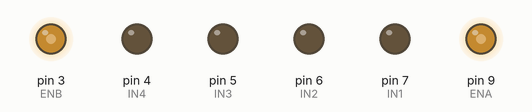
Recording of a sketch running on a simulated Arduino Uno, built with avr-gcc and run on an emulated ATmega328P. On the bench: output pins drawn as LEDs (lit = HIGH).

Above: at 0.1 s.
Timing chart, 0 to 1.6 s (numbered marks = the images above):
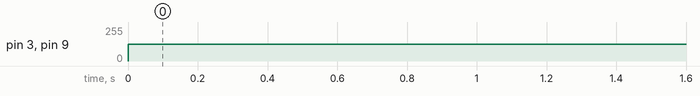

Measured:
- by itself, pin 3 (ENB), pin 9 (ENA): 0/255 → 125/255 at 0.00 s

The sketch:

sketch_jul15a.ino
```cpp
const int IN1 = 7;
const int IN2 = 6;
const int IN3 = 5;
const int IN4 = 4;

const int ENA = 9;
const int ENB = 3;


void setup() {

  pinMode (IN1, OUTPUT);
  pinMode (IN2, OUTPUT);
  pinMode (IN3, OUTPUT);
  pinMode (IN4, OUTPUT);
  pinMode (ENA, OUTPUT);
  pinMode (ENB, OUTPUT);
  // put your setup code here, to run once:

}

void loop() {

  analogWrite(ENA, 125);
  analogWrite(ENB, 125);

  //digitalWrite(IN1, HIGH);
  delay(20);
  digitalWrite(IN2, LOW);
  //digitalWrite(IN3, HIGH);
  //digitalWrite(IN4, LOW);

  // put your main code here, to run repeatedly:

}
```
